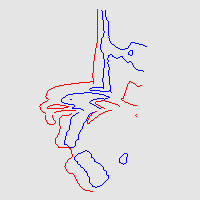

Python code for this plot:
#!/usr/bin/env python

# Generate marching squares iso-contours on three orthogonal slices
# of a CT head volume using vtkMarchingSquares.

import os

# Factory overrides
import vtkmodules.vtkInteractionStyle  # noqa: F401
import vtkmodules.vtkRenderingOpenGL2  # noqa: F401

from vtkmodules.vtkCommonDataModel import vtkMergePoints
from vtkmodules.vtkFiltersCore import vtkMarchingSquares
from vtkmodules.vtkFiltersModeling import vtkOutlineFilter
from vtkmodules.vtkIOImage import vtkVolume16Reader
from vtkmodules.vtkRenderingCore import (
    vtkActor,
    vtkPolyDataMapper,
    vtkRenderWindow,
    vtkRenderWindowInteractor,
    vtkRenderer,
)

# Data file path (relative to this script)
data_dir = os.environ.get("VPE_DATA_DIR", os.path.dirname(os.path.abspath(__file__)))

# Reader: load 16-bit CT head volume
reader = vtkVolume16Reader()
reader.SetDataDimensions(64, 64)
reader.GetOutput().SetOrigin(0.0, 0.0, 0.0)
reader.SetDataByteOrderToLittleEndian()
reader.SetFilePrefix(os.path.join(data_dir, "headsq", "quarter"))
reader.SetImageRange(1, 93)
reader.SetDataSpacing(3.2, 3.2, 1.5)
reader.Update()

locator = vtkMergePoints()

# XY slice contours
iso_xy = vtkMarchingSquares()
iso_xy.SetInputConnection(reader.GetOutputPort())
iso_xy.GenerateValues(2, 600, 1200)
iso_xy.SetImageRange(0, 32, 32, 63, 45, 45)
iso_xy.SetLocator(locator)

iso_xy_mapper = vtkPolyDataMapper()
iso_xy_mapper.SetInputConnection(iso_xy.GetOutputPort())
iso_xy_mapper.SetScalarRange(600, 1200)

iso_xy_actor = vtkActor()
iso_xy_actor.SetMapper(iso_xy_mapper)

# YZ slice contours
iso_yz = vtkMarchingSquares()
iso_yz.SetInputConnection(reader.GetOutputPort())
iso_yz.GenerateValues(2, 600, 1200)
iso_yz.SetImageRange(32, 32, 32, 63, 46, 92)

iso_yz_mapper = vtkPolyDataMapper()
iso_yz_mapper.SetInputConnection(iso_yz.GetOutputPort())
iso_yz_mapper.SetScalarRange(600, 1200)

iso_yz_actor = vtkActor()
iso_yz_actor.SetMapper(iso_yz_mapper)

# XZ slice contours
iso_xz = vtkMarchingSquares()
iso_xz.SetInputConnection(reader.GetOutputPort())
iso_xz.GenerateValues(2, 600, 1200)
iso_xz.SetImageRange(0, 32, 32, 32, 0, 46)

iso_xz_mapper = vtkPolyDataMapper()
iso_xz_mapper.SetInputConnection(iso_xz.GetOutputPort())
iso_xz_mapper.SetScalarRange(600, 1200)

iso_xz_actor = vtkActor()
iso_xz_actor.SetMapper(iso_xz_mapper)

# Outline
outline = vtkOutlineFilter()
outline.SetInputConnection(reader.GetOutputPort())

outline_mapper = vtkPolyDataMapper()
outline_mapper.SetInputConnection(outline.GetOutputPort())

outline_actor = vtkActor()
outline_actor.SetMapper(outline_mapper)
outline_actor.VisibilityOff()

# Renderer
renderer = vtkRenderer()
renderer.AddActor(outline_actor)
renderer.AddActor(iso_xy_actor)
renderer.AddActor(iso_yz_actor)
renderer.AddActor(iso_xz_actor)
renderer.SetBackground(0.9, 0.9, 0.9)

# Window
render_window = vtkRenderWindow()
render_window.AddRenderer(renderer)
render_window.SetSize(200, 200)
render_window.SetWindowName("marching squares")

# Scene
camera = renderer.GetActiveCamera()
camera.SetPosition(324.368, 284.266, -19.3293)
camera.SetFocalPoint(73.5683, 120.903, 70.7309)
camera.SetViewAngle(30)
camera.SetViewUp(-0.304692, -0.0563843, -0.950781)
renderer.ResetCameraClippingRange()

# Interactor
interactor = vtkRenderWindowInteractor()
interactor.SetRenderWindow(render_window)

interactor.Initialize()
interactor.Start()
